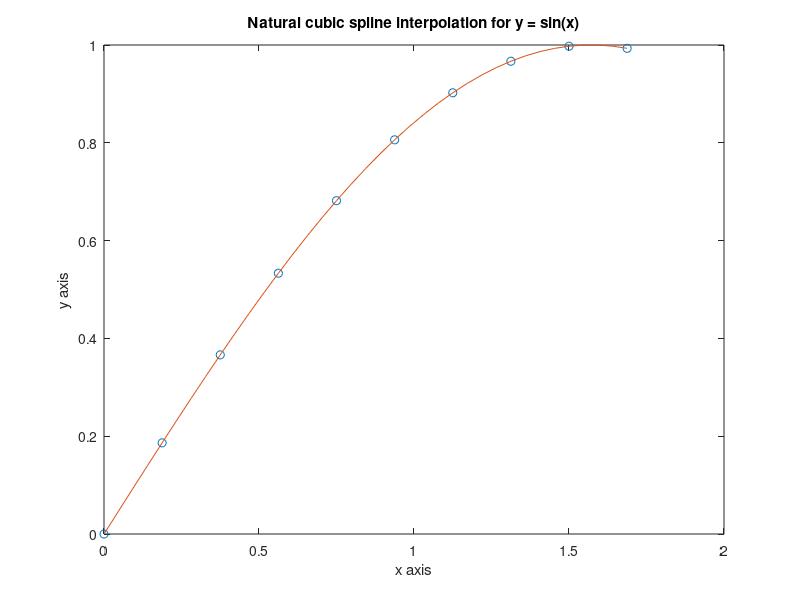

Write MATLAB code to recreate this figure.
% Numerical Mathematics and Computing, Fourth Edition
% Ward Cheney & David Kincaid
% Brooks/Cole Publ. Co.
% (c) 1999
% ISBN/ISSN:  0-534-35184-0
%
% file:  spline_sin_plot.m
%
% Plotting the cubic spline curve for sin function:
% First, the original data of 9 points are generated, 
% next, a finer subdivision of the interval [a,b] on the
% x-axis is made and the corresponding y-values are 
% obtained from the procedure spline.  Finally,
% the original data points and the spline curve are plotted.  
% To plot Matlab uses not-a-knot end condition.

 a = 0, b = 1.6875, n = 9
 xdata = linspace(a, b, n+1)
 ydata = sin(xdata)
 xspline = linspace(a, b, 4*n+1)
 yspline = spline(xdata, ydata, xspline)
 plot(xdata, ydata, 'o', xspline, yspline, '-')
 xlabel('x axis'), ylabel('y axis')
 title('Natural cubic spline interpolation for y = sin(x)')







